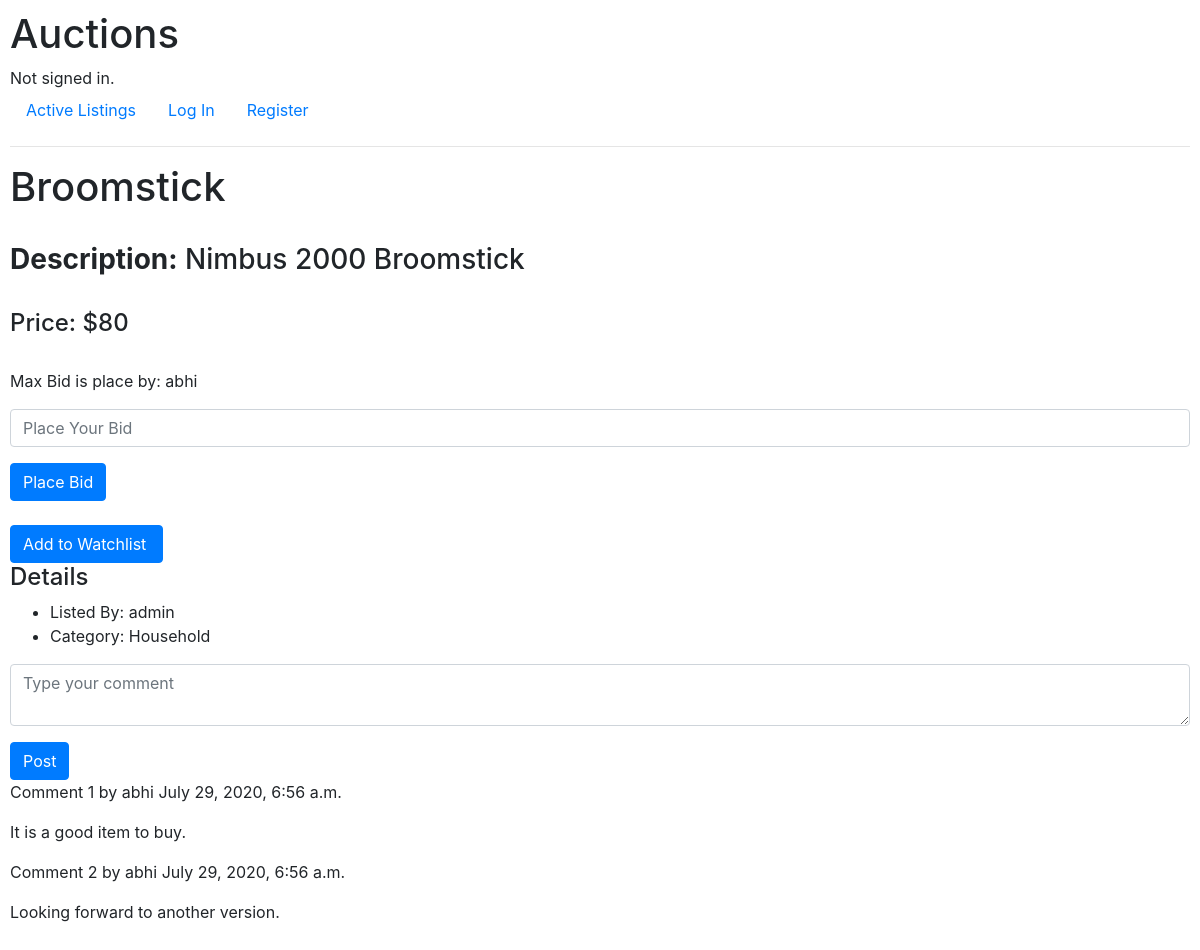
Page /listings/1 on the committed database.
### auctions/models.py (models this page shows, shortened)
class Listings(models.Model):
    id_no = models.AutoField(primary_key=True)
    item_name = models.CharField(max_length=64)
    description = models.TextField(max_length=64)
    item_price = models.IntegerField()
    listed_by = models.CharField(max_length=64)
    category = models.CharField(max_length=20)
    date_added = models.DateTimeField()
    watchlist = models.BooleanField(default=False)
    image = models.ImageField()

class Bids(models.Model):
    id_no = models.AutoField(primary_key=True)
    person_name = models.CharField(max_length=64)
    listing_id = models.ForeignKey(Listings, on_delete=models.CASCADE,related_name="bids")
    amount = models.IntegerField()
    class Meta:
        verbose_name_plural = 'Bids'

class Comment(models.Model):
    post = models.ForeignKey(Listings,
                             on_delete=models.CASCADE,
                             related_name='comments')
    name = models.CharField(max_length=80)
    body = models.TextField()
    created = models.DateTimeField(auto_now_add=True)

### auctions/views.py (the view, shortened to what this page needs)
# urls.py: path("listings/<int:id>",views.listings,name="listings"),
def listings(request, id):
    args = Bids.objects.all()
    max_bid = args.order_by("-amount").first()
    listing = Listings.objects.get(pk=id)
    comments = Comment.objects.filter(post=listing).all()
    return render(request, "auctions/listings.html", {
        "listings" : listing,
        "max_bid" : max_bid,
        "comments": comments
    })

### auctions/templates/auctions/listings.html (shortened to what this page needs)
{% extends 'auctions/layout.html' %}
{% block body %}
    <h1>{{listings.item_name}}</h1><br>
    <h3><strong>Description:</strong> {{listings.description}}</h3><br>
    <h4>Price: ${{listings.item_price}}</h4>
    <br>
    <div>
        <p>Max Bid is place by: {{max_bid.person_name}}</p>
    </div>
    {% if listings.listed_by != user.username %}
    <div class="biding">
        <form action="{% url 'listings' listings.id_no %}" method="post">
            <div class="form-group">
                <input autofocus class="form-control" min = "{{max_bid.amount}}" type="number" name="bid_value" placeholder="Place Your Bid">
            </div>
            <input class="btn btn-primary" name="place-bid" type="submit" value="Place Bid">
        </form>
    </div>
    {% endif %}
    <br>
    <div class="watchlist">
        {% if listings.watchlist %}
        <a href="{% url 'alter-watchlist' listings.id_no %}" class="btn btn-primary btn-md my-0 p">
            Remove from watchlist
            <i class="fas fa-shopping-cart ml-1"></i>
        </a>
        {% else %}
        <a href="{% url 'alter-watchlist' listings.id_no %}" class="btn btn-primary btn-md my-0 p">
            Add to Watchlist
        </a>
        {% endif %}
    </div>
    <h4>Details</h4>
    <ul>
        <li>Listed By: {{listings.listed_by}}</li>
        <li>Category: {{listings.category}}</li>
    </ul>
    <div class="comment">
        <form action="{% url 'listings' listings.id_no %}" method="post">
            <div class="form-group">
                <textarea autofocus class="form-control"  name="comment" placeholder="Type your comment"></textarea>
            </div>
            <input class="btn btn-primary" name="post-comment" type="submit" value="Post">
        </form>
    </div>
    <div class="comments">
        {% for comment in comments %}
            <div class="comment">
                <p class="info">
                Comment {{ forloop.counter }} by {{ comment.name }}
                {{ comment.created }}
                </p>
                {{ comment.body|linebreaks }}
            </div>
            {% empty %}
            <p>There are no comments yet.</p>
        {% endfor %}
    </div>
{% endblock %}

### auctions/static/auctions/styles.css (style rules this page uses)
body { padding: 10px; }

### rows in the picture
Listings: item_name "Broomstick", description "Nimbus 2000 Broomstick", item_price "80", listed_by "admin", category "Household"
Bids: person_name "abhi"
Comment: name "abhi", created "July 29, 2020, 6:56 a.m.", body "It is a good item to buy."
Comment: name "abhi", created "July 29, 2020, 6:56 a.m.", body "Looking forward to another version."
